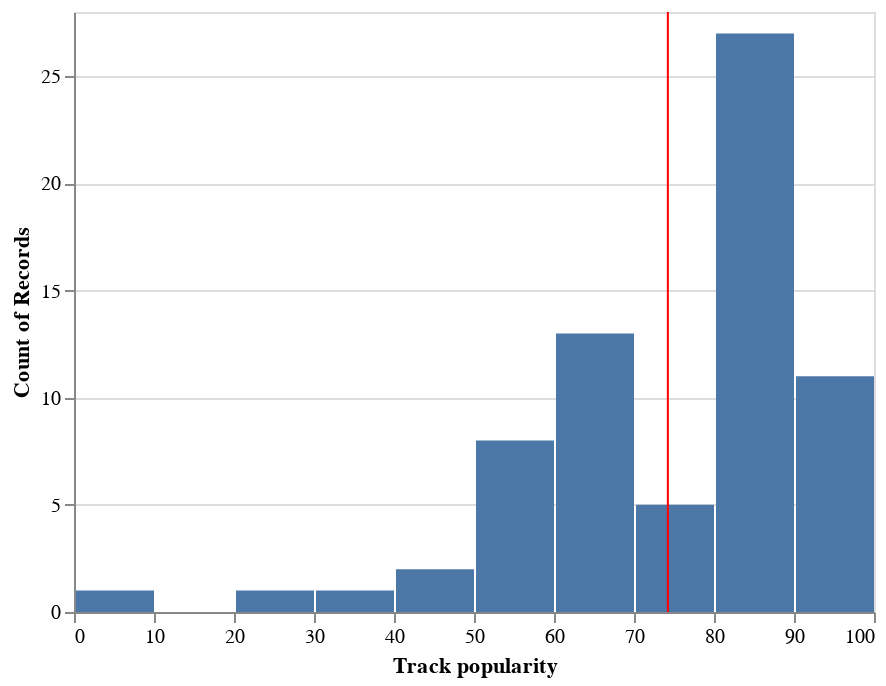

Here is the notebook cell this chart was saved with:
### Code cell
chart = alt.Chart(data[data["track_artist"]=="Ed Sheeran"]).mark_bar().encode(
    x=alt.X('track_popularity', bin=True, title="Track popularity"),
    y=alt.Y('count()'),
    tooltip=alt.Tooltip('count()')
)
rule = alt.Chart(data[data["track_artist"]=="Ed Sheeran"]).mark_rule(color='red').encode(
    x='mean(track_popularity):Q'
)

chart+rule
